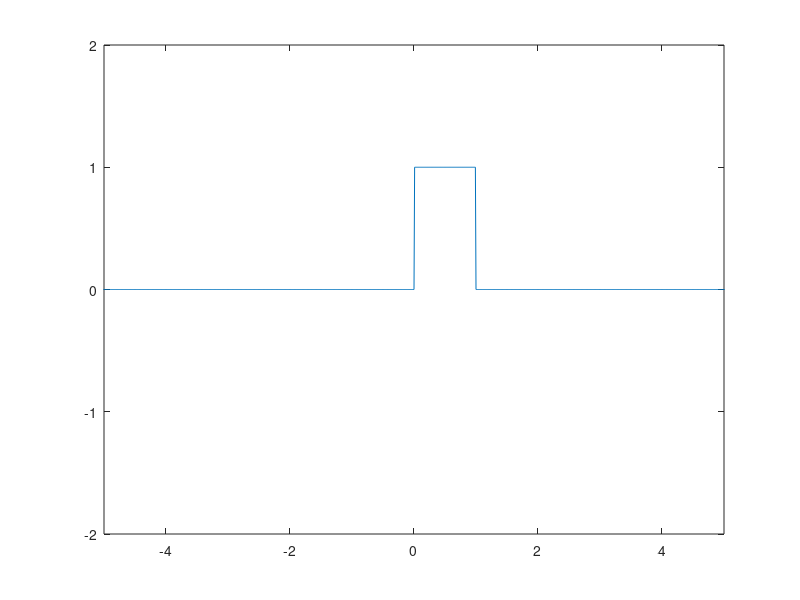

Write the MATLAB code that produced this figure.
clc
% clear all
close all

t=-10:0.01:10;
length_t=length(t);
for ii=1:1:length_t
    if (t(ii)>0 && t(ii)<1)
        y_t(ii)=1;
    else
        y_t(ii)=0;
    end
end

plot(t,y_t)
axis([-5 5 -2 2])

